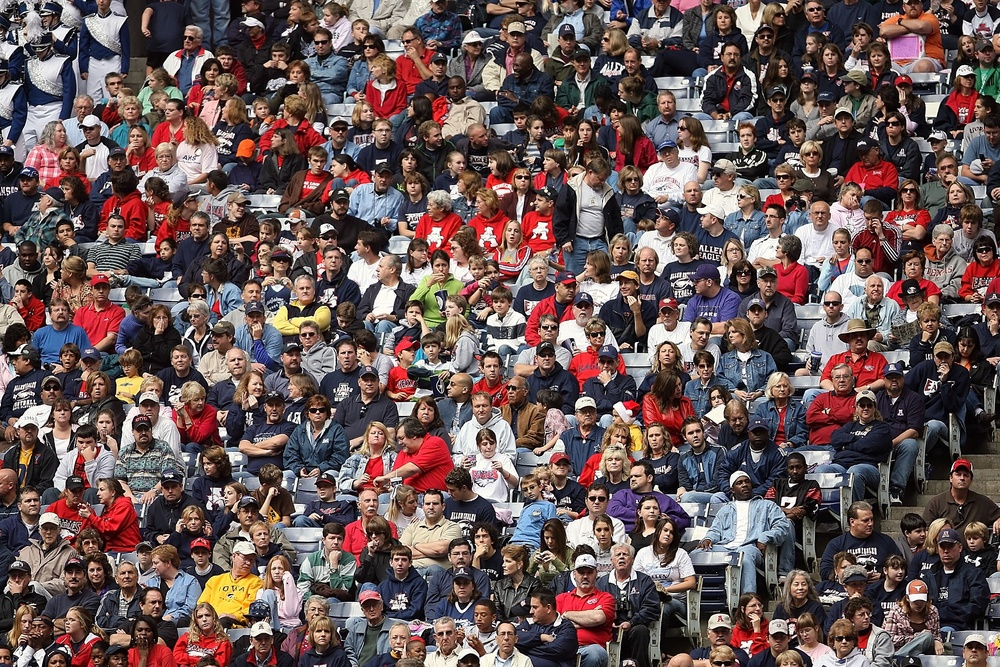
#> input picture data/img/torcida2.jpg, 1000 x 667 px, shrunk from 1920 x 1280 before the run
$ jupyter execute --allow-errors 'Reconhecimento Facial em imagens com openCV.ipynb'
#> lines starting #> are read from the running program, lines starting #| are printed output that depends on the picture; after the words box and inside, x2 and y2 are one past the last pixel; in counts of white or black regions, pixels touching at a corner belong together
## Reconhecimento Facial em imagens com openCV

O rosto humano, apesar das variações de pessoa para pessoa, possui uma composição básica que não se altera, lida pelos aplicativos como pontos em comum, que variam de acordo com a complexidade do sistema.

Ao utilizar algoritmos e um software que mapeiam esse padrão nas pessoas, é possível registrar apenas o rosto ou todos os movimentos e empregá-los nas mais diversas funções. Todas possuem o mesmo princípio: detectar um rosto em formas geométricas e logarítmicas e então montá-lo como em um quebra-cabeça. (Kleina, 2021)

Para reconhecer as imagens, usarei a Open Source Computer Vision Library (OpenCV), que é uma biblioteca com mais de 2500 algoritmos de visão computacional e aprendizado de máquina. Possui uma comunidade estimada em mais de 47 mil usuários colaboradores, e o download da biblioteca passa os 18 milhões (OpenCV, 2021).

[cell 1]
import cv2

from IPython.display import Image

[cell 2]
# para instalar a biblioteca OpenCV use o comando a seguir.
#!pip install opencv-contrib-python
Image(url='/data/img/face-recognition-2.jpg')

## Como são reconhecidos os rostos em imagens?

Para analisar estes arquivos, usarei a técnica do *haar-like cascades features*.
Segundo Antonello (2014) a tradução desta técnica seria algo como “características em cascata do tipo haar”. A palavra *haar* não possui tradução já que o nome deriva dos *wavelets Haar* (ondaleta ou onduleta de Haar) que foram usados no primeiro detector de rosto em tempo real.

*"A principal vantagem da técnica é a baixa necessidade de processamento para realizar a identificação dos objetos, o que se traduz em alta velocidade de detecção. "*\[p.49\]

Foi desenvolvido um método baseado nas onduletas de Haar, que considera as regiões retangulares adjacentes num local específico e então ocorre o processamento da intensidades dos pixels em cada região, calculando a diferença entre eles e categorizando subseções da imagem.

*Por exemplo, digamos que temos imagens com faces humanas. É uma característica comum que entre todas as faces a região dos olhos é mais escura do que a região das bochechas. Portanto, uma característica Haar comum para a detecção de face é um conjunto de dois retângulos adjacentes que ficam na região dos olhos e acima da região das bochechas. A posição desses retângulos é definida em relação a uma janela de detecção que age como uma caixa delimitadora para o objeto alvo (a face, neste caso).*\[p49-50\]

A OpenCV possui modelos pré-treinados com para classificar rostos, olhos, narizes, sorrisos, etc.

### Selecionado a imagem e transformado-a em uma matriz unidimencional (array)

[cell 3]
# carrega imagem e transforma em um array numpy
img = cv2.imread('data/img/torcida2.jpg')
#> img is the input picture: shape (667, 1000, 3); mean B, G, R 86.4, 87.1, 106.3
# converte a imagem para tons de cinza( e transforma em um array numpy)
img_gray_tone = cv2.cvtColor(img, cv2.COLOR_BGR2GRAY)

[cell 4]
# carrega padrões de identificação de faces
default_faces_frontal = cv2.CascadeClassifier('data\source\haarcascade_frontalface_default.xml')

[cell 5]
# executa a detecção de faces
faces = default_faces_frontal.detectMultiScale(img_gray_tone,
                                              scaleFactor = 1.05,
                                              minNeighbors = 7,
                                              minSize = (20, 20),
                                              flags = cv2.CASCADE_SCALE_IMAGE)
#> faces = 28 rows, first 6: [307, 33, 26, 26], [104, 217, 26, 26], [850, 251, 27, 27], [292, 277, 27, 27], [818, 294, 28, 28], [536, 318, 27, 27]

[cell 6]
# marca com retângulos as faces reconhecidas
for (x, y, weight, height) in faces:
    cv2.rectangle(img, (x, y), (x + weight, y + height), (0, 255, 255), 7)
#> this loop made 28 passes
#> (x, y, weight, height) on passes 1 to 12: (307, 33, 26, 26), (104, 217, 26, 26), (850, 251, 27, 27), (292, 277, 27, 27), (818, 294, 28, 28), (536, 318, 27, 27), (334, 342, 26, 26), (167, 347, 25, 25), (480, 356, 26, 26), (467, 396, 27, 27), (305, 401, 27, 27), (92, 412, 26, 26)
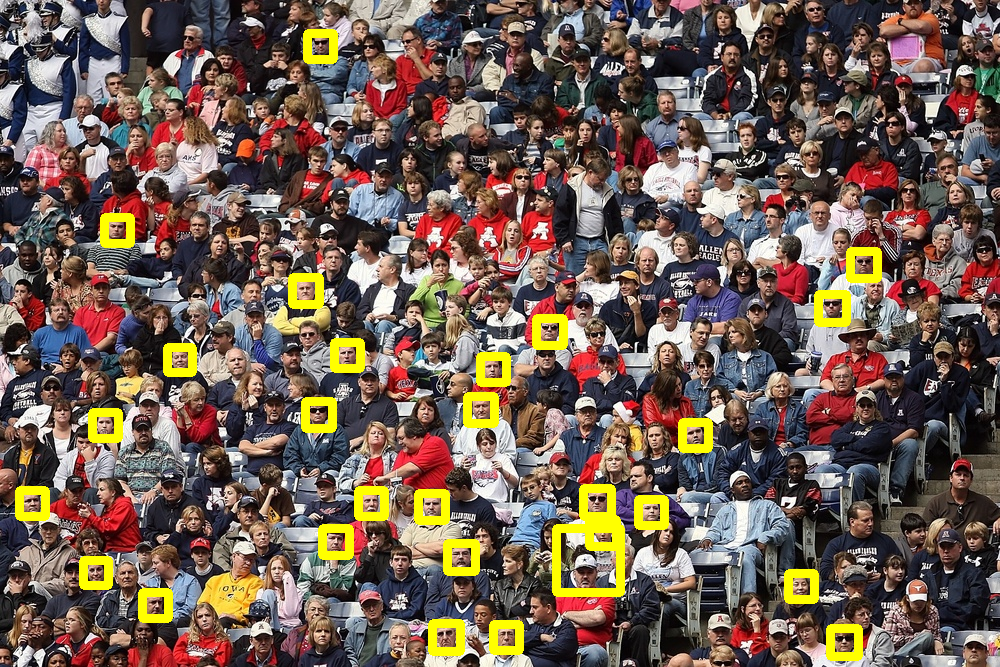
#> img: shape (667, 1000, 3); 4.02% of pixels changed, all inside (x1, y1, x2, y2) = (15, 29, 882, 661)

[cell 7]
# exibe a imagem com uma contagem dos rostos reconhecidos

cv2.imshow(str(len(faces)) + 'rostos encontrados.', img)
cv2.waitKey(0)
#> Out = 27

[cell 8]
# salva imagem marcada

print(f'Foram encontrados {len(faces)} rostos')
#| Foram encontrados 28 rostos
cv2.imwrite('results/result_profileface.jpg', img)

# exibe a imagem nesta mesma janela
Image(url = 'results/result_profileface.jpg')

## Classidores em cascata

Em vez de aplicar todos os 6000 recursos em uma janela, agrupe os recursos em diferentes estágios de classificadores e aplique um por um. (Normalmente os primeiros estágios conterão um número muito menor de recursos). Se uma janela falhar no primeiro estágio, descarte-o. Não consideramos os recursos restantes nele. Se passar, aplique o segundo estágio de recursos e continue o processo. A janela que passa por todos os estágios é uma região de rosto.

<p align='center'>

    <br/>
    source: bogotobogo, 2021.
</p>

Quando usamos o classificador em cascata para identificar as imagens no OpenCV, precisamos do método *detectMultiScale()*, cuja sintaxe é a seguinte:

-----------------------

```
cv2.CascadeClassifier.detectMultiScale(image, scaleFactor, minNeighbors, flags, minSize, maxSize)
```
---------------------

1. **imagem:** Matriz do tipo CV_8U contendo uma imagem onde os objetos são detectados.
1. **scaleFactor:** Parâmetro que especifica o quanto o tamanho da imagem é reduzido em cada escala da imagem.
Este fator de escala é usado para criar a pirâmide de escala conforme mostrado na imagem. Suponha que o fator de escala seja 1,03, isso significa que estamos usando um pequeno passo para redimensionar, ou seja, reduzir o tamanho em 3%, aumentamos a chance de um tamanho de correspondência com o modelo para detecção ser encontrado, embora seja caro.
1. **minNeighbors:** parâmetro que especifica quantos vizinhos cada retângulo candidato deve ter para retê-lo. Este parâmetro afetará a qualidade dos rostos detectados: valores mais altos resultam em menos detecções, mas com qualidade superior. Estamos usando 5 no código.
1. **flags:** Parâmetro com o mesmo significado para uma cascata antiga como na função cvHaarDetectObjects. Não é usado para uma nova cascata.
1. **minSize:** Tamanho mínimo do objeto possível. Objetos menores do que isso são ignorados.
1. **maxSize:** Tamanho máximo do objeto possível. Objetos maiores do que isso são ignorados.

--------------

Na nossa imagem podemos observar que ficaram vários rostos sem serem reconhecidos, **vamos melhorar nosso código.**

#### Vamos criar uma função para reconhecer as imagens (e melhorar o reconhecimento)

Até aqui usamos os comandos isolados para melhor compreensão e explicação do tema. Vamos unir os passos anteriores em funções, para agilizar nossa vida.

[cell 9]
def imgFaceDetect(arquivo, nome_resultado):

#> called with arquivo = 'data/img/torcida2.jpg', nome_resultado = 'results/torcida2.jpg'
    import cv2 as cv

    """
    função que recebe o caminho do arquivo e o nome do arquivo a ser salvo.
    o arquivo recebido é transformado em uma matriz, depois é analisado com
    base nos padrões de reconhecimento de rosto e retorna um arquivo marcado
    e conta a quantidade de rostos que reconheceu.

    Args:
    [user input]
    arquivo ([str]): caminho do arquivo de entrada. (ex.:'dir/img/figura.jpg')
    nome_resultado ([str]): caminho do arquivo de saída. (ex: 'dir/results/figura.jpg')

    [pre-defition input]
    haar_cascade: arquivo marcado com as onduletas de haar
    faces: percorre a matriz da imagem BGR usando o método de haar. Para isso usamos
    o v2.CascadeClassifier.detectMultiScale () para encontrar rostos ou olhos, e é definido assim:
        cv2.CascadeClassifier.detectMultiScale (image , scaleFactor , minNeighbors , flags , minSize ,maxSize)
    pra uma referência completa, consultar:
    https://www.bogotobogo.com/python/OpenCV_Python/python_opencv3_Image_Object_Detection_Face_Detection_Haar_Cascade_Classifiers.php

    """

    # carrega imagem e transforma em um array numpy
    img = cv.imread(arquivo)
    # converte a imagem para tons de cinza (e transforma em um array numpy)
    img_gray_tone = cv.cvtColor(img, cv.COLOR_BGR2GRAY)

    # carrega padrões de identificação de faces
    haar_cascade = cv.CascadeClassifier('data\source\haarcascade_frontalface_default.xml')

    # executa a detecção de faces
    # retorna um array com coordenadas, onde cada coordenada representa
    # um rosto detectado
    faces = haar_cascade.detectMultiScale(
        img_gray_tone, 1.01, minNeighbors=7, minSize=(20, 20), flags=cv.CASCADE_SCALE_IMAGE
    )
#> faces = 95 rows, first 6: [802, 0, 26, 26], [307, 33, 27, 27], [720, 44, 26, 26], [371, 121, 25, 25], [124, 126, 25, 25], [442, 152, 26, 26]
    # percorre a matriz faces e marca um retângulo seguindo as coordenadas mostradas na matriz
    # a marcação da cor do retângulo está em BGR, neste caso, nossos retângulos serão amarelos
    for (x, y, weight, height) in faces:
        cv.rectangle(img, (x, y), (x + weight, y + height), (0, 255, 255), 2)
#> this loop made 95 passes
#> (x, y, weight, height) on passes 1 to 12: (802, 0, 26, 26), (307, 33, 27, 27), (720, 44, 26, 26), (371, 121, 25, 25), (124, 126, 25, 25), (442, 152, 26, 26), (620, 169, 27, 27), (896, 181, 26, 26), (943, 183, 25, 25), (807, 203, 26, 26), (185, 215, 25, 25), (104, 216, 26, 26)
#> img: shape (667, 1000, 3); 5.4% of pixels changed, all inside (x1, y1, x2, y2) = (14, 0, 999, 659)

    # salva imagem marcada
    cv.imwrite(nome_resultado, img)
    #mostra quantos rostos foram identificados
    print(f"Foram encontrados {len(faces)} rostos")
#| Foram encontrados 95 rostos

[cell 10]
imgFaceDetect('data/img/torcida2.jpg', 'results/torcida2.jpg')
Image(url = 'results/torcida2.jpg')

[cell 11]
imgFaceDetect('data/img/torcida1.jpg', 'results/torcida1.jpg')
#> call 2 of imgFaceDetect, with arquivo = 'data/img/torcida1.jpg', nome_resultado = 'results/torcida1.jpg'
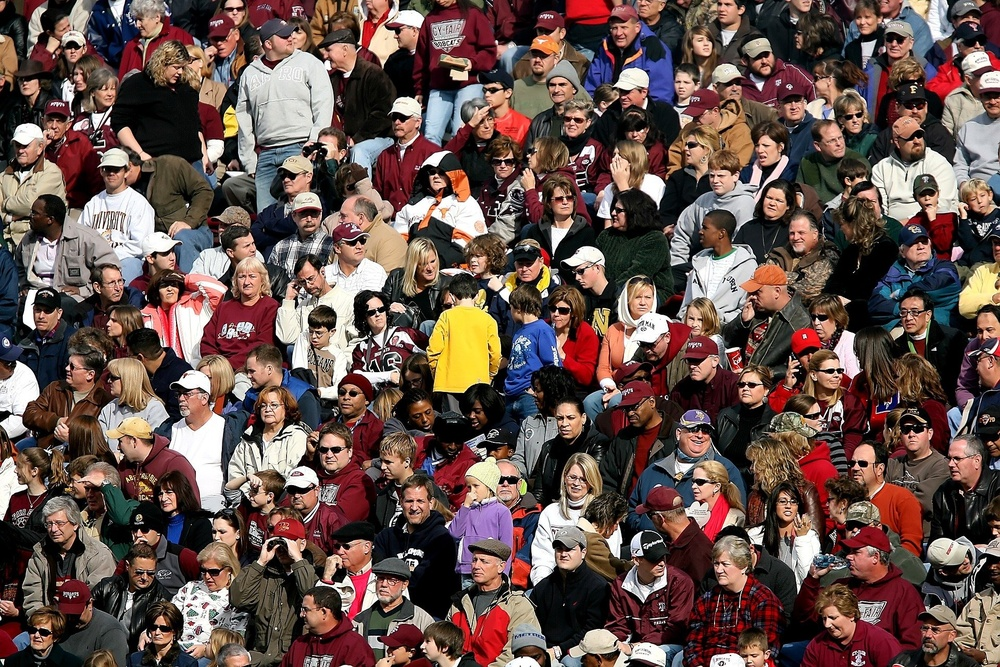
#> input picture data/img/torcida1.jpg, 1000 x 667 px, shrunk from 1920 x 1280 before the run
#> in imgFaceDetect, img is the input picture: shape (667, 1000, 3); mean B, G, R 76.2, 81.8, 103.3
#> in imgFaceDetect (call 2), `img_gray_tone = cv.cvtColor(img, cv.COLOR_BGR2GRAY)`:
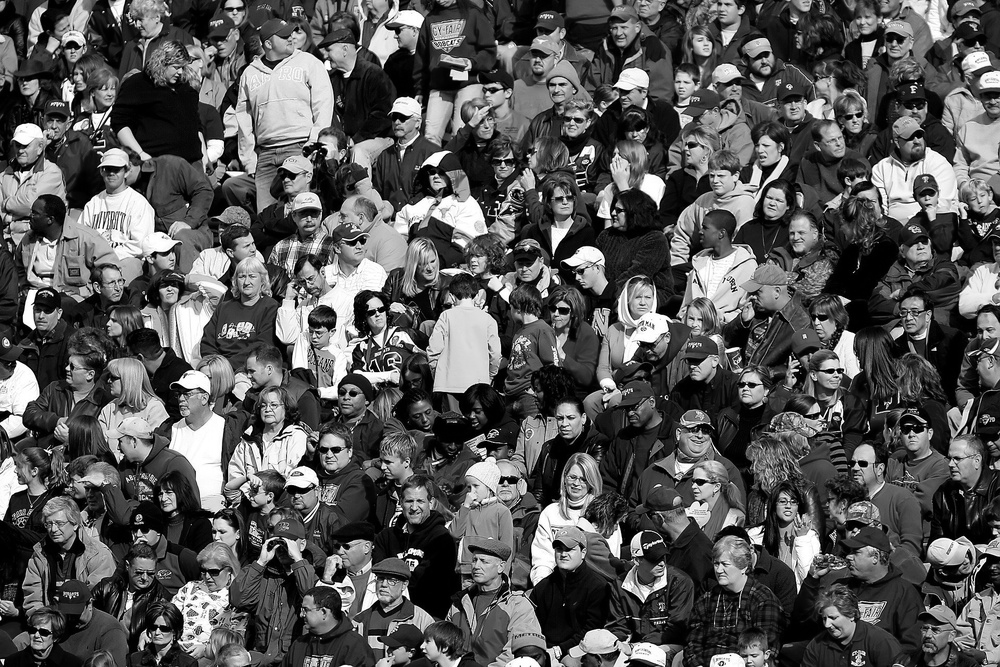
#> img_gray_tone: shape (667, 1000); min 0, max 255, mean 87.6
#> in imgFaceDetect (call 2), `faces = haar_cascade.detectMultiScale( img_gray_tone, 1.01, minNeighbo..`: faces = 84 rows, first 6: [222, 0, 26, 26], [850, 8, 26, 26], [606, 17, 29, 29], [692, 30, 25, 25], [880, 29, 29, 29], [669, 71, 28, 28]
#> the loop in imgFaceDetect (call 2), `for (x, y, weight, height) in faces:` made 84 passes
#> (x, y, weight, height) on passes 1 to 12: (222, 0, 26, 26), (850, 8, 26, 26), (606, 17, 29, 29), (692, 30, 25, 25), (880, 29, 29, 29), (669, 71, 28, 28), (543, 74, 29, 29), (780, 91, 28, 28), (901, 96, 28, 28), (841, 106, 27, 27), (559, 109, 28, 28), (489, 151, 28, 28)
#> after the loop in imgFaceDetect (call 2), `for (x, y, weight, height) in faces:`:
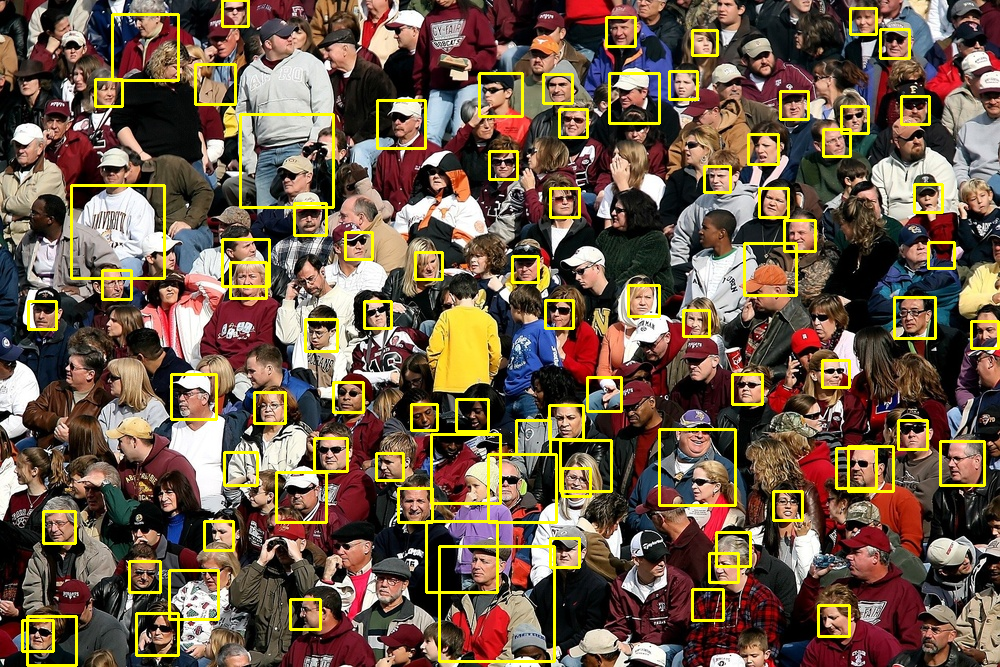
#> img: shape (667, 1000, 3); 5.51% of pixels changed, all inside (x1, y1, x2, y2) = (21, 0, 1000, 667)
#| Foram encontrados 84 rostos
Image(url = 'results/torcida1.jpg')

[cell 12]
# Vou mostrar as demais saídas usando nossa função e chamando o iPython para exibir o resultado
imgFaceDetect('data/img/criancas1.jpg', 'results/criancas1.jpg')
#> call 3 of imgFaceDetect, with arquivo = 'data/img/criancas1.jpg', nome_resultado = 'results/criancas1.jpg'
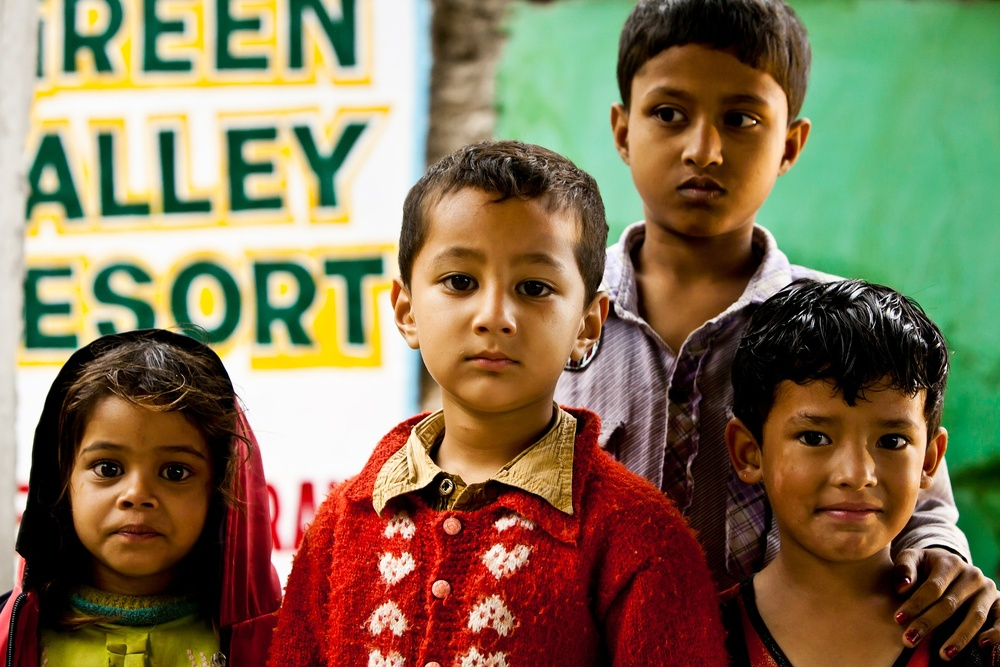
#> input picture data/img/criancas1.jpg, 1000 x 667 px, shrunk from 1920 x 1280 before the run
#> in imgFaceDetect, img is the input picture: shape (667, 1000, 3); mean B, G, R 84.6, 115.2, 130.8
#> in imgFaceDetect (call 3), `img_gray_tone = cv.cvtColor(img, cv.COLOR_BGR2GRAY)`:
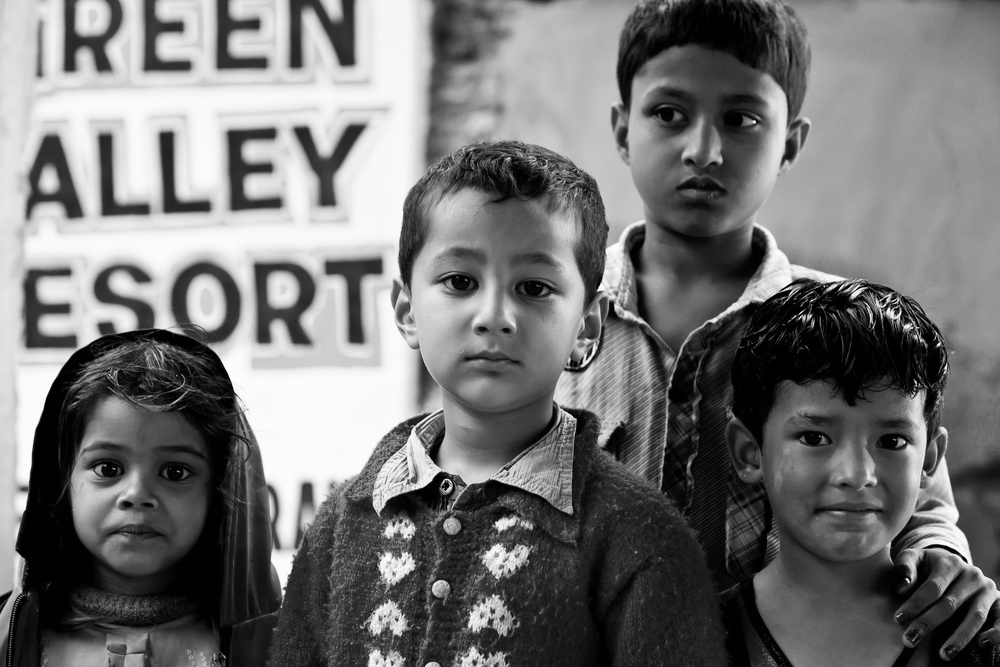
#> img_gray_tone: shape (667, 1000); min 0, max 255, mean 116.4
#> in imgFaceDetect (call 3), `faces = haar_cascade.detectMultiScale( img_gray_tone, 1.01, minNeighbo..`: faces = [[644, 267, 25, 25], [629, 374, 38, 38], [598, 260, 42, 42], [181, 275, 52, 52], [208, 102, 95, 95], [9, 278, 92, 92], [2, 239, 100, 100], [604, 49, 184, 184], [389, 205, 204, 204], [49, 399, 179, 179], [748, 368, 188, 188]]
#> the loop in imgFaceDetect (call 3), `for (x, y, weight, height) in faces:` made 11 passes
#> after the loop in imgFaceDetect (call 3), `for (x, y, weight, height) in faces:`:
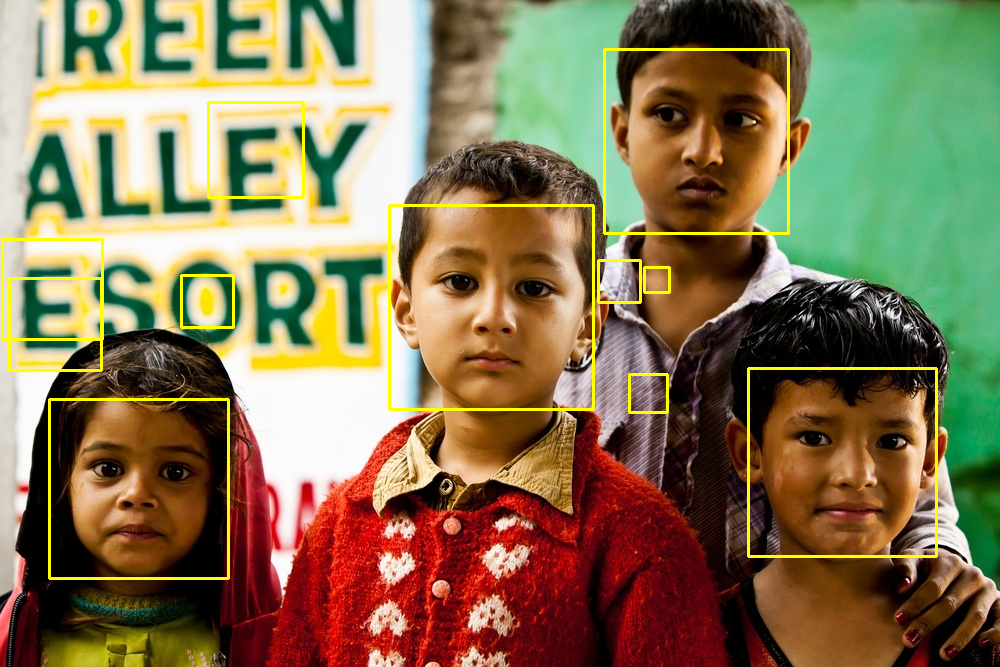
#> img: shape (667, 1000, 3); 2.13% of pixels changed, all inside (x1, y1, x2, y2) = (1, 48, 938, 580)
#| Foram encontrados 11 rostos
from IPython.display import Image
Image(url = 'results/criancas1.jpg')

#> (a cell that did not finish here is left out)
